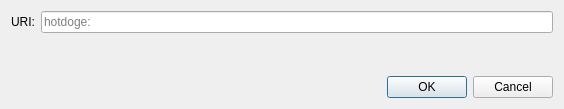
<?xml version="1.0" encoding="UTF-8"?>
<ui version="4.0">
 <class>OpenURIDialog</class>
 <widget class="QDialog" name="OpenURIDialog">
  <property name="geometry">
   <rect>
    <x>0</x>
    <y>0</y>
    <width>564</width>
    <height>109</height>
   </rect>
  </property>
  <property name="windowTitle">
   <string>Open hotdoge URI</string>
  </property>
  <layout class="QVBoxLayout" name="verticalLayout">
   <item>
    <layout class="QHBoxLayout" name="horizontalLayout">
     <item>
      <widget class="QLabel" name="label">
       <property name="text">
        <string>URI:</string>
       </property>
      </widget>
     </item>
     <item>
      <widget class="QValidatedLineEdit" name="uriEdit">
       <property name="placeholderText">
        <string notr="true">hotdoge:</string>
       </property>
      </widget>
     </item>
    </layout>
   </item>
   <item>
    <spacer name="verticalSpacer">
     <property name="orientation">
      <enum>Qt::Vertical</enum>
     </property>
     <property name="sizeHint" stdset="0">
      <size>
       <width>20</width>
       <height>40</height>
      </size>
     </property>
    </spacer>
   </item>
   <item>
    <widget class="QDialogButtonBox" name="buttonBox">
     <property name="orientation">
      <enum>Qt::Horizontal</enum>
     </property>
     <property name="standardButtons">
      <set>QDialogButtonBox::Cancel|QDialogButtonBox::Ok</set>
     </property>
    </widget>
   </item>
  </layout>
 </widget>
 <customwidgets>
  <customwidget>
   <class>QValidatedLineEdit</class>
   <extends>QLineEdit</extends>
   <header>qt/qvalidatedlineedit.h</header>
  </customwidget>
 </customwidgets>
 <resources/>
 <connections>
  <connection>
   <sender>buttonBox</sender>
   <signal>accepted()</signal>
   <receiver>OpenURIDialog</receiver>
   <slot>accept()</slot>
   <hints>
    <hint type="sourcelabel">
     <x>248</x>
     <y>254</y>
    </hint>
    <hint type="destinationlabel">
     <x>157</x>
     <y>274</y>
    </hint>
   </hints>
  </connection>
  <connection>
   <sender>buttonBox</sender>
   <signal>rejected()</signal>
   <receiver>OpenURIDialog</receiver>
   <slot>reject()</slot>
   <hints>
    <hint type="sourcelabel">
     <x>316</x>
     <y>260</y>
    </hint>
    <hint type="destinationlabel">
     <x>286</x>
     <y>274</y>
    </hint>
   </hints>
  </connection>
 </connections>
</ui>
